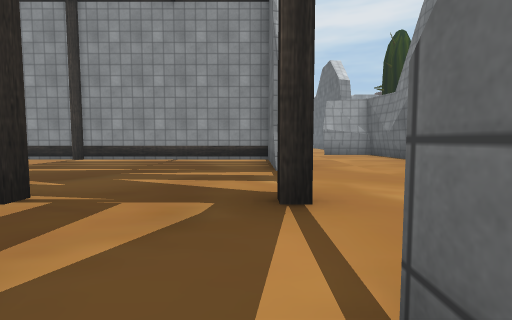
view 1 (above)

14 first-person views from a walk through a Unity game level. The camera is 0.59 m above the floor, tilts 4° down and sees 85° across. The floor is counted in squares, 1 m on a side. Each view is taken from the middle of a square. On the plan, view 1 faces up. The plan holds only what a view shows up to about 9 squares ahead; the rest is blank. The place goes on beyond the plan. Some surface patterns are stand-ins.

view 2
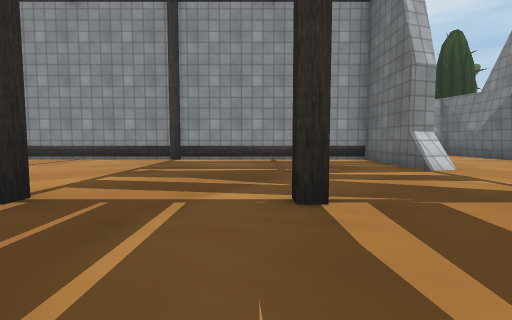

view 3
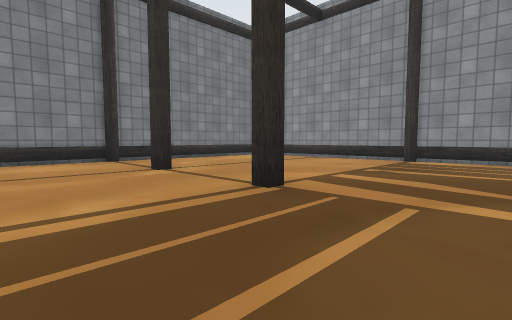

view 4
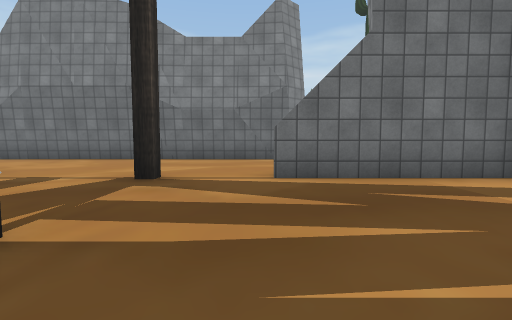

view 5
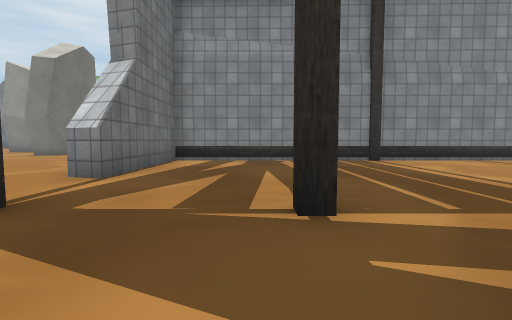

view 6
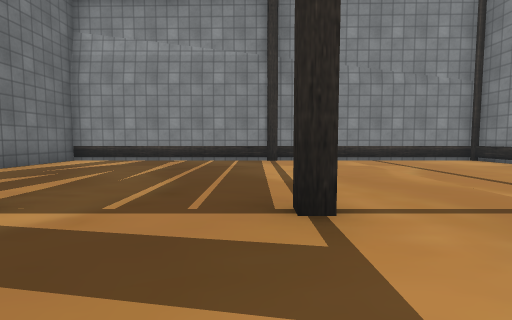

view 7
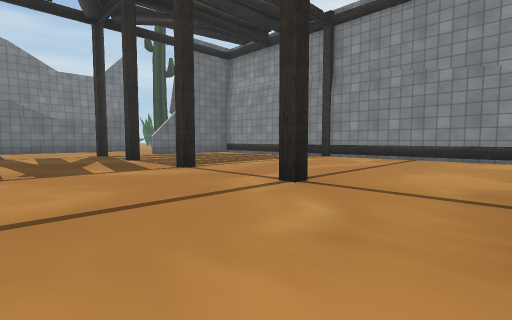

view 8
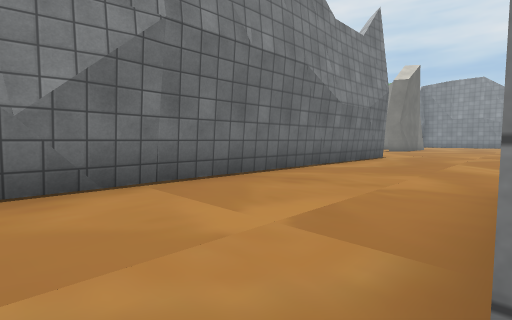

view 9
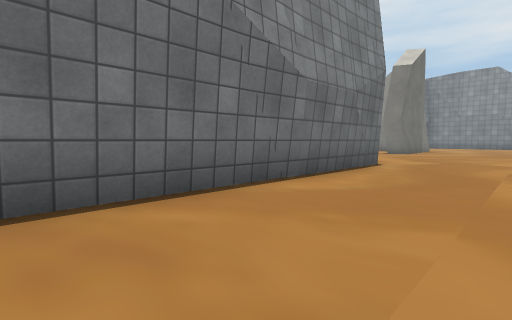

view 10
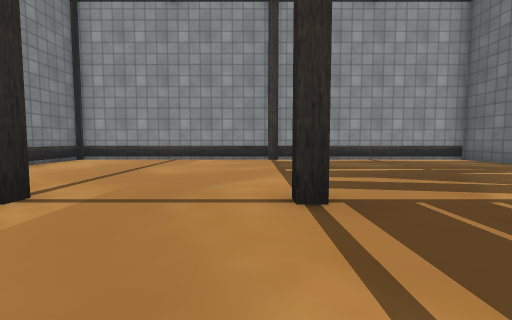

view 11
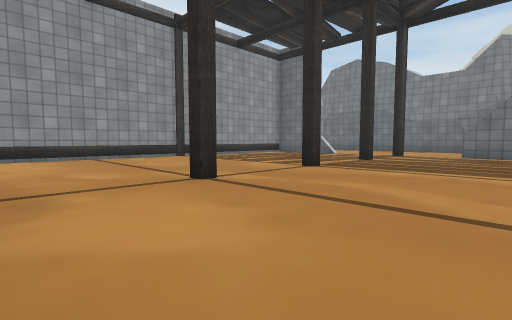

view 12
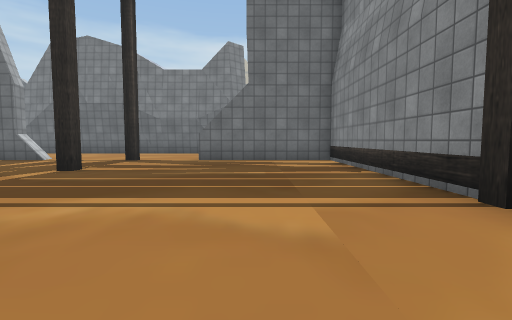

view 13
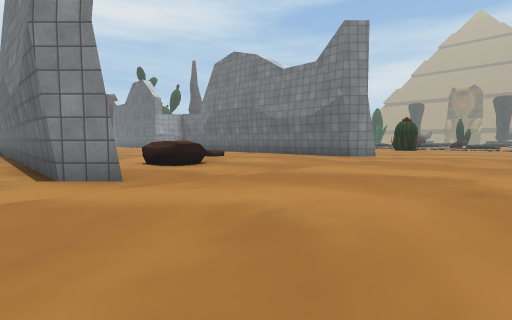

view 14
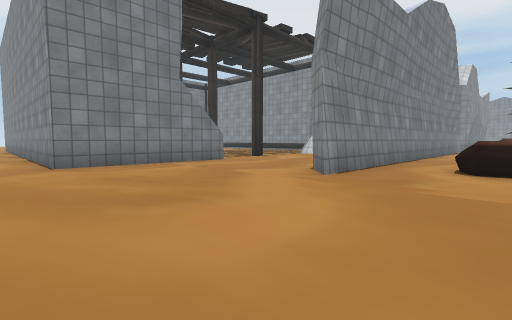

### Floor plan
Points are (right, up) in squares from view 1. A wall is a line through its corners. A room is listed if a view was taken in it or the views show most of it. See-through windows are left out.
Room 1 (views 1, 2, 3, 4, 5, 6, 7, 8, 9, 10, 11, 12)
walls: (-2.8, 2.8) (-2.2, 2.8); (-5.2, 2.5) (-5.8, 2.5); (-5.8, 2.8) (-5.2, 2.8); (-2.2, 2.5) (-2.8, 2.5); (-8.2, 2.5) (-8.8, 2.5); (0.4, 5.5) (0.4, 8.6) (-11.4, 8.6) (-11.4, 7.9); (0.6, 2.5) (0.1, 2.5); (-8.8, 2.8) (-8.2, 2.8); (1.1, 6.4) (0.2, 6.1); (-11.4, -2) (-11.4, -3.2) (0.4, -3.2) (0.4, 0.7) (1.1, 0.5) (1.1, -1.5); (4.7, -0.1) (4.7, 9.9); (4.8, 8.1) (4.6, 9.7)
low walls: (1.1, 5.8) (0.4, 5.5); (1.1, 5.9) (0.4, 5.7); (1.1, 6.2) (0.3, 5.9)
ways out: opening at (3, -0.7) to room 2
Room 2 (views 13, 14)
walls: (5.4, 5.2) (5.4, -0.7) (4.7, -0.1); (1.1, -1.5) (1.1, -3.9)
ways out: opening at (3, -0.7) to room 1; opening at (2, -5)
objects: rock (7, 1) to (8, 2)

Where each view was taken, in squares from view 1:
view 1: 0 up, 0 right, facing up
view 2: 0 up, 3 left, facing up
view 3: 0 up, 3 left, facing up-left
view 4: 1 up, 4 left, facing right
view 5: 5 up, 2 left, facing down
view 6: 5 up, 5 left, facing down
view 7: 6 up, 11 left, facing down-right
view 8: 10 up, 1 right, facing down-right
view 9: 7 up, 2 right, facing down-right
view 10: 0 up, 6 left, facing up
view 11: 1 down, 11 left, facing up-right
view 12: 1 down, 8 left, facing right
view 13: 5 down, 4 right, facing up-right
view 14: 5 down, 8 right, facing up-left
